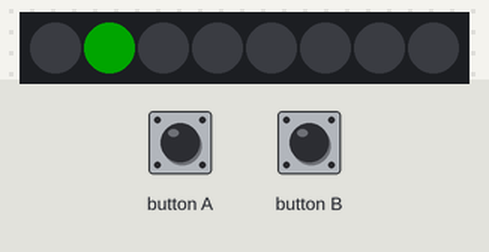
A program run on a simulated BBC micro:bit (MakeCode). Parts: 8 RGB LEDs in strip order, left to right. The test bench sets the inputs (shaded band). Dim RGB values are drawn brighter than linear.

Above: at 1.6 s.
1.7 s: button B pressed for 0.15 s
At 2.4 s:
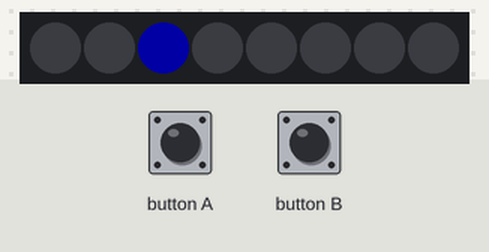
4.8 s: button B pressed for 0.15 s
At 5.8 s:
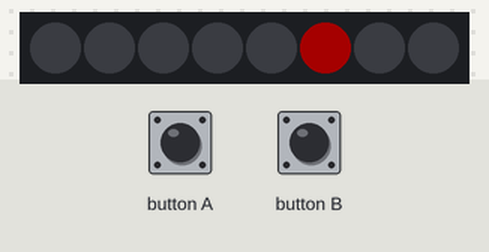
7.9 s: button B pressed for 0.15 s
At 9.8 s:
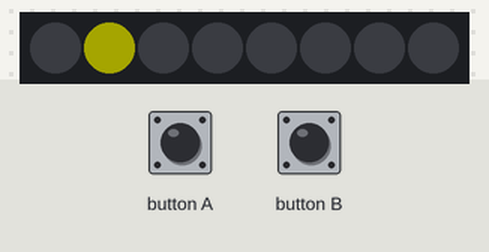
11.0 s: button B pressed for 0.15 s
At 12.8 s:
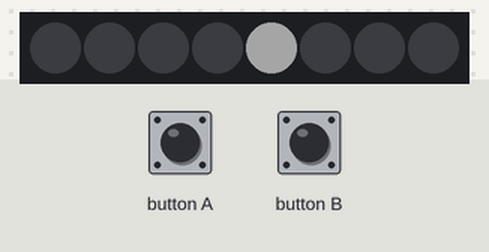
Timing chart, 0 to 15.1 s (numbered marks = the images above; inputs shaded):
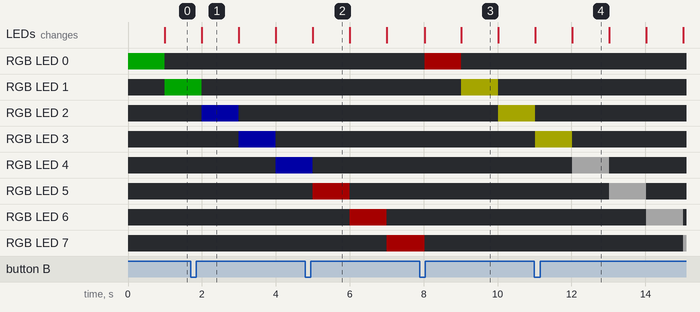

Measured:
- after the input at 1.7 s, the LEDs: change after 0.30 s (image 1)
- after the input at 4.8 s, the LEDs: change after 0.20 s (image 2)
- after the input at 7.9 s, the LEDs: first differ from a run without the input after 1.1 s (image 3)
- after the input at 11.0 s, the LEDs: first differ from a run without the input after 1.0 s (image 4)
- what the display in image 1 shows lasts 1.0 s, from 2.0 s to 3.0 s

The program:

main.ts
```typescript
input.onButtonPressed(Button.A, function () {
    if (attesa > 100) {
        attesa += -100
    } else {
        c_blu = 0
        c_green = 100
        c_red = 0
        strip.showColor(neopixel.rgb(c_red, c_green, c_blu))
        basic.pause(500)
        attesa = 1000
    }
    CambioColore = 0
})
input.onButtonPressed(Button.B, function () {
    attesa = 1000
    if (CambioColore == 0) {
        c_blu = 100
        c_green = 0
        c_red = 0
    } else if (CambioColore == 1) {
        c_blu = 0
        c_green = 0
        c_red = 100
    } else if (CambioColore == 2) {
        c_blu = 0
        c_green = 100
        c_red = 100
    } else {
        c_blu = 100
        c_green = 100
        c_red = 100
    }
    CambioColore += 1
})
let CambioColore = 0
let c_red = 0
let c_green = 0
let c_blu = 0
let strip: neopixel.Strip = null
let attesa = 0
attesa = 1000
strip = neopixel.create(DigitalPin.P12, 8, NeoPixelMode.RGB)
strip.setBrightness(100)
c_blu = 0
c_green = 100
c_red = 0
basic.forever(function () {
    for (let indice = 0; indice <= 7; indice++) {
        strip.clear()
        strip.setPixelColor(indice, neopixel.rgb(c_red, c_green, c_blu))
        strip.show()
        basic.pause(attesa)
    }
})
```

test.ts
```typescript
// i test vanno qui; questi non saranno compilati quando questo pacchetto viene usato come estensione.
```
